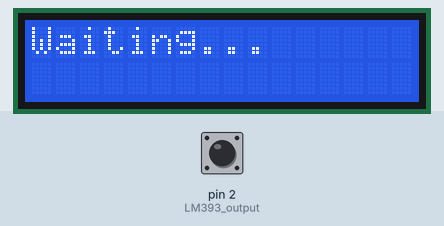
Recording of a sketch running on a simulated Arduino Uno, built with avr-gcc and run on an emulated ATmega328P. On the bench: 16×2 character LCD. The test bench sets the inputs (shaded band); at power-on: pin 2 (LM393_output) LOW. What the sketch prints to the serial monitor is not drawn.

Above: at 1.2 s.
1.3 s: pin 2 (LM393_output) driven HIGH
At 4.1 s:
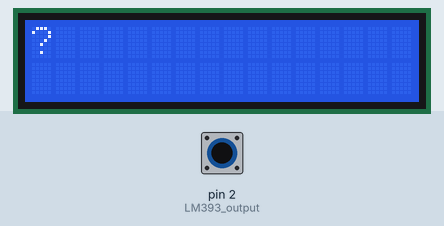
4.3 s: pin 2 (LM393_output) pulsed LOW 2 times (0.12 s each, 0.3 s apart)
At 7.6 s:
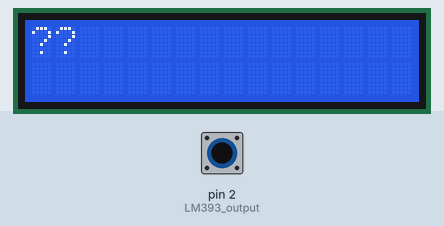
7.9 s: pin 2 (LM393_output) pulsed LOW 5 times (0.12 s each, 0.3 s apart)
At 10.7 s:
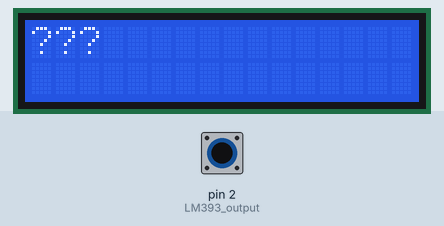
Timing chart, 0 to 12.2 s (numbered marks = the images above; inputs shaded):
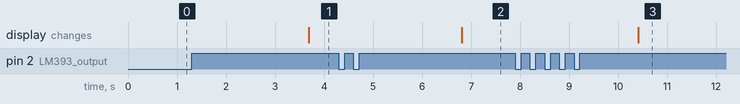

Measured:
- after the input at 1.3 s, the display: changes after 2.4 s (image 1)
- after the input at 4.3 s, the display: changes after 2.5 s (image 2)
- after the input at 7.9 s, the display: changes after 2.5 s (image 3)

The sketch:

uart_reciever_lm393.ino
```cpp
#include <LiquidCrystal.h>
LiquidCrystal lcd(8, 9, 4, 5, 6, 7);   // RS, E, D4, D5, D6, D7

const unsigned long BIT_MS = 250;       // must match the webpage
const unsigned long NEW_MSG_GAP = 3000; // dark this long (ms) = next character starts a new message

String text = "";
unsigned long lastByteTime = 0;

bool light() { return digitalRead(2); } // LM393 output: HIGH = torch ON

// Busy-wait until 'offset' ms after 'start'
void waitFor(unsigned long start, unsigned long offset) {
  while (millis() - start < offset) {}
}

void showText() {
  if (text.length() > 32) text = text.substring(text.length() - 32); // keep last 32 chars
  lcd.clear();
  lcd.print(text.substring(0, min(16, (int)text.length())));          // row 1
  if (text.length() > 16) { lcd.setCursor(0, 1); lcd.print(text.substring(16)); } // row 2
}

void setup() {
  pinMode(2, INPUT);                        // LM393 output → D2
  lcd.begin(16, 2);
  Serial.begin(9600);
  lcd.print("Waiting...");
}

void loop() {
  if (!light()) return;                     // idle: wait for a start bit

  unsigned long start = millis();           // start bit detected: timing reference
  if (start - lastByteTime > NEW_MSG_GAP) text = "";   // long pause before this = new message

  waitFor(start, BIT_MS / 2);               // middle of the start bit
  if (!light()) return;                     // just a flicker, not a start bit

  byte b = 0;
  for (int i = 0; i < 8; i++) {             // read 8 data bits, D0 first
    waitFor(start, BIT_MS / 2 + (i + 1) * BIT_MS);
    if (light()) b |= (1 << i);             // light ON = 1
  }

  waitFor(start, BIT_MS / 2 + 9 * BIT_MS);  // middle of the stop bit
  bool stopOk = !light();                   // stop bit must be dark

  if (stopOk) {
    text += (char)b;
    Serial.print((char)b); Serial.print("  ");
    for (int i = 7; i >= 0; i--) Serial.print((b >> i) & 1);   // show the bits
    Serial.println();
  } else {
    text += '?';                            // framing error
    Serial.println("? framing error");
  }
  showText();
  lastByteTime = millis();

  while (light()) {}                        // if still lit (error case), wait until dark
}
```
